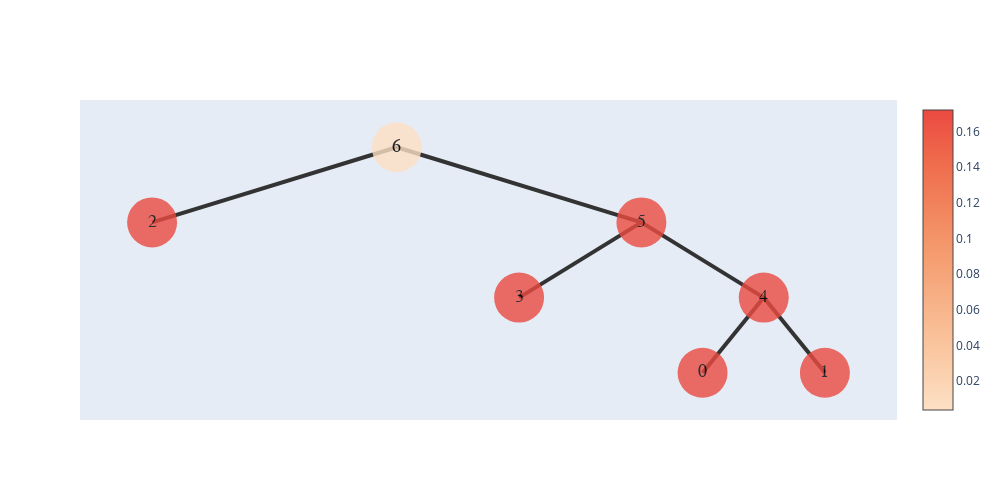
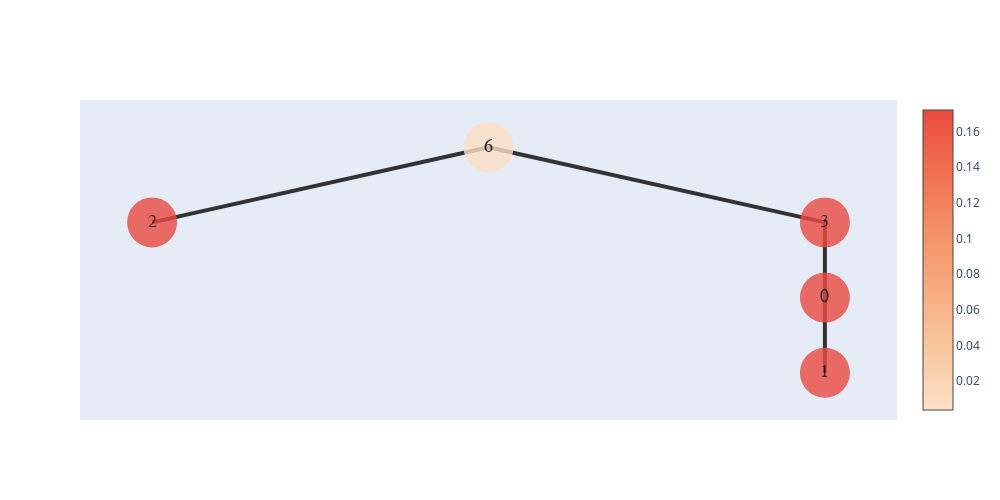

The notebook cell these images were saved under, in order:
### Code cell
nodes1 = [node(name=str(i),son=[]) for i in range(len(uf.tree()))]
for i,j in enumerate(uf.tree()):
    if(j!=-1):
        nodes1[j].son.append(nodes1[i])
    nodes1[i].value=embeddings[i];
    nodes1[i].subson=0
    # if(i==49):
    #     break
show_tree(nodes1[-1]).show_fig()
ans_list = []
root  = search_tree(nodes1[-1],0.03,ans_list)
show_tree(root).show_fig()

### Figure 1 — Plotly figure (JSON) as saved in the notebook; plotly's stock layout.template omitted (floating-point values rounded to 4 significant figures)
{"data": [{"hoverinfo": "text", "marker": {"color": [0.003886, 0.1721, 0.171, 0.1721, 0.1718, 0.1721, 0.1721], "colorscale": [[0, "rgb(253, 224, 197)"], [0.1667, "rgb(250, 203, 166)"], [0.3333, "rgb(248, 181, 139)"], [0.5, "rgb(245, 158, 114)"], [0.6667, "rgb(242, 133, 93)"], [0.8333, "rgb(239, 106, 76)"], [1, "rgb(235, 74, 64)"]], "showscale": true, "size": 50, "symbol": "circle-dot"}, "mode": "markers+text", "opacity": 0.8, "text": ["6", "2", "5", "3", "4", "0", "1"], "textfont": {"color": "#000000", "family": "sans serif", "size": 18}, "type": "scatter", "x": [5.5, 3.25, 7.75, 6.625, 8.875, 8.312, 9.438], "y": [5, 3.5, 3.5, 2, 2, 0.5, 0.5]}], "layout": {"height": 500, "shapes": [{"layer": "below", "line": {"color": "#333", "width": 4}, "type": "line", "x0": 5.5, "x1": 5.5, "y0": 5, "y1": 5}, {"layer": "below", "line": {"color": "#333", "width": 4}, "type": "line", "x0": 5.5, "x1": 3.25, "y0": 5, "y1": 3.5}, {"layer": "below", "line": {"color": "#333", "width": 4}, "type": "line", "x0": 5.5, "x1": 7.75, "y0": 5, "y1": 3.5}, {"layer": "below", "line": {"color": "#333", "width": 4}, "type": "line", "x0": 7.75, "x1": 6.625, "y0": 3.5, "y1": 2}, {"layer": "below", "line": {"color": "#333", "width": 4}, "type": "line", "x0": 7.75, "x1": 8.875, "y0": 3.5, "y1": 2}, {"layer": "below", "line": {"color": "#333", "width": 4}, "type": "line", "x0": 8.875, "x1": 8.312, "y0": 2, "y1": 0.5}, {"layer": "below", "line": {"color": "#333", "width": 4}, "type": "line", "x0": 8.875, "x1": 9.438, "y0": 2, "y1": 0.5}], "width": 1000, "xaxis": {"showgrid": false, "showline": false, "showticklabels": false, "zeroline": false}, "yaxis": {"showgrid": false, "showline": false, "showticklabels": false, "zeroline": false}}}

### Figure 2 — Plotly figure (JSON) as saved in the notebook; plotly's stock layout.template omitted (floating-point values rounded to 4 significant figures)
{"data": [{"hoverinfo": "text", "marker": {"color": [0.003886, 0.1721, 0.1721, 0.1721, 0.1721], "colorscale": [[0, "rgb(253, 224, 197)"], [0.1667, "rgb(250, 203, 166)"], [0.3333, "rgb(248, 181, 139)"], [0.5, "rgb(245, 158, 114)"], [0.6667, "rgb(242, 133, 93)"], [0.8333, "rgb(239, 106, 76)"], [1, "rgb(235, 74, 64)"]], "showscale": true, "size": 50, "symbol": "circle-dot"}, "mode": "markers+text", "opacity": 0.8, "text": ["6", "2", "3", "0", "1"], "textfont": {"color": "#000000", "family": "sans serif", "size": 18}, "type": "scatter", "x": [5.5, 3.25, 7.75, 7.75, 7.75], "y": [5, 3.5, 3.5, 2, 0.5]}], "layout": {"height": 500, "shapes": [{"layer": "below", "line": {"color": "#333", "width": 4}, "type": "line", "x0": 5.5, "x1": 5.5, "y0": 5, "y1": 5}, {"layer": "below", "line": {"color": "#333", "width": 4}, "type": "line", "x0": 5.5, "x1": 3.25, "y0": 5, "y1": 3.5}, {"layer": "below", "line": {"color": "#333", "width": 4}, "type": "line", "x0": 5.5, "x1": 7.75, "y0": 5, "y1": 3.5}, {"layer": "below", "line": {"color": "#333", "width": 4}, "type": "line", "x0": 7.75, "x1": 7.75, "y0": 3.5, "y1": 2}, {"layer": "below", "line": {"color": "#333", "width": 4}, "type": "line", "x0": 7.75, "x1": 7.75, "y0": 2, "y1": 0.5}], "width": 1000, "xaxis": {"showgrid": false, "showline": false, "showticklabels": false, "zeroline": false}, "yaxis": {"showgrid": false, "showline": false, "showticklabels": false, "zeroline": false}}}
